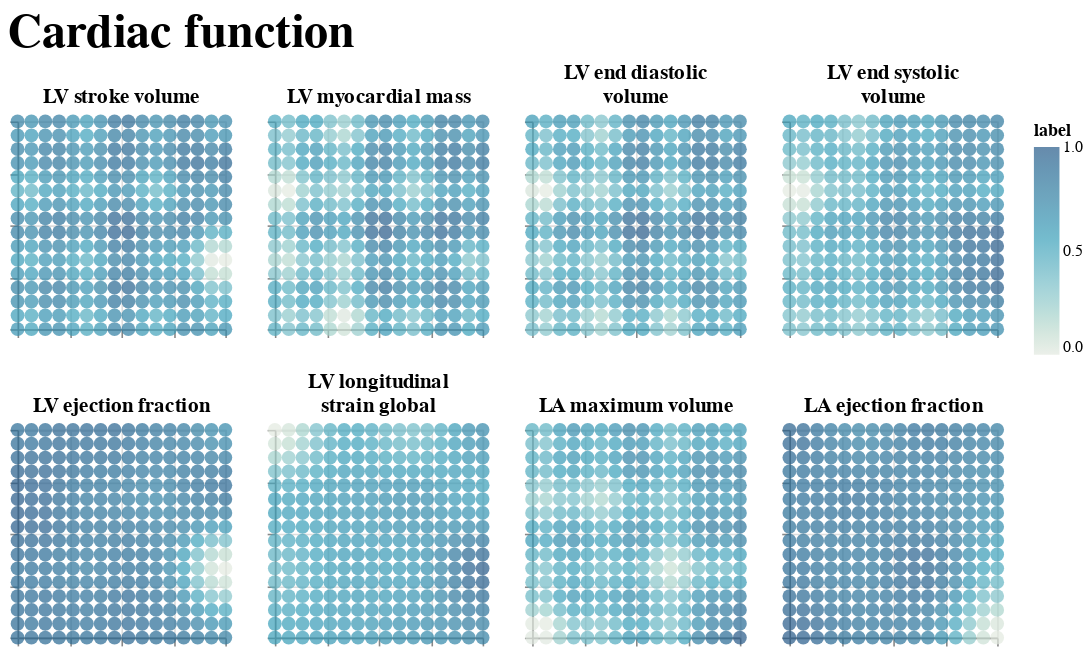

The code cell stored with this chart in its notebook:
### Code cell
### PLOT THE REFERENCES MAPS FOR THE MEMBERSHIP MAP ###

# Reference Vectors for Biological Samples variables #


specific_vars = model_vars_df.loc[model_vars_df["field_id_category"] == "Cardiac and aortic function"]

## Uncomment if you wish to plot only reference maps for specfic variable groups.
## Select an option from the below list and assign it to the group variable
## 'Thrombosis risk markers', 'Inflammation markers','Renal function markers', 'Liver function markers','Cholesterol markers', 'Diabetes risk factor','Gender-related markers'

# group = 'Thrombosis risk markers'
# specific_vars = specific_vars.loc[specific_vars["biological_sample_group"] == group]

refvect_df_plot = refvect_df.loc[:,specific_vars["variable_description"]]


def plot_ref_vect(gtm_matX,label,title,fig_size=(130,130)):
    dfmap = pd.DataFrame(gtm_matX, columns=["x1", "x2"])
    dfmap['label'] = label
    map = alt.Chart(dfmap).mark_circle().encode(
    x=alt.X('x1:Q', axis=alt.Axis(labels=False,title = "")),
    y=alt.Y('x2:Q', axis=alt.Axis(labels=False,title = "")),
        color=alt.Color('label:Q',
                        scale=alt.Scale(scheme='lighttealblue')),
        size=alt.value(75)
        #opacity='density'
    ).properties(title = title,width = fig_size[0], height = fig_size[1]
    )
    return map

refvect_plt = np.asarray(refvect_df_plot).T

ref_vecs = alt.vconcat().properties(
                                            title={
                                                'text': 'Cardiac function',
                                                # 'text': group,
                                                'fontSize': 30
                                            }
                                        )
var = 0
for i in range(2):
    if var >= len(refvect_plt):
        break
    
    row = alt.hconcat()
    for j in range(4):
        if var >= len(refvect_plt):
            break
        title = textwrap.wrap(refvect_df_plot.columns[var],20)
        row |= plot_ref_vect(gtm_model.matX,label=refvect_plt[var,:],title=title)
        var = var + 1
    ref_vecs &= row    

ref_vecs

### Figure 1 — Vega-Lite specification as saved in the notebook (floating-point values rounded to 4 significant figures; data arrays with more than 128 entries replaced by an {"elided": "..."} marker saying what was removed)
{"config": {"view": {"continuousWidth": 300, "continuousHeight": 300}}, "vconcat": [{"hconcat": [{"mark": {"type": "circle"}, "encoding": {"color": {"field": "label", "scale": {"scheme": "lighttealblue"}, "type": "quantitative"}, "size": {"value": 75}, "x": {"axis": {"labels": false, "title": ""}, "field": "x1", "type": "quantitative"}, "y": {"axis": {"labels": false, "title": ""}, "field": "x2", "type": "quantitative"}}, "height": 130, "title": ["LV stroke volume"], "width": 130}, {"data": {"name": "data-15e447655d306a05cba104215796bef1"}, "mark": {"type": "circle"}, "encoding": {"color": {"field": "label", "scale": {"scheme": "lighttealblue"}, "type": "quantitative"}, "size": {"value": 75}, "x": {"axis": {"labels": false, "title": ""}, "field": "x1", "type": "quantitative"}, "y": {"axis": {"labels": false, "title": ""}, "field": "x2", "type": "quantitative"}}, "height": 130, "title": ["LV myocardial mass"], "width": 130}, {"data": {"name": "data-a74ddb015ca824fe904049a50a97d6da"}, "mark": {"type": "circle"}, "encoding": {"color": {"field": "label", "scale": {"scheme": "lighttealblue"}, "type": "quantitative"}, "size": {"value": 75}, "x": {"axis": {"labels": false, "title": ""}, "field": "x1", "type": "quantitative"}, "y": {"axis": {"labels": false, "title": ""}, "field": "x2", "type": "quantitative"}}, "height": 130, "title": ["LV end diastolic", "volume"], "width": 130}, {"data": {"name": "data-883c3c5eb47ac81bcb6632a7ec743e77"}, "mark": {"type": "circle"}, "encoding": {"color": {"field": "label", "scale": {"scheme": "lighttealblue"}, "type": "quantitative"}, "size": {"value": 75}, "x": {"axis": {"labels": false, "title": ""}, "field": "x1", "type": "quantitative"}, "y": {"axis": {"labels": false, "title": ""}, "field": "x2", "type": "quantitative"}}, "height": 130, "title": ["LV end systolic", "volume"], "width": 130}]}, {"hconcat": [{"mark": {"type": "circle"}, "encoding": {"color": {"field": "label", "scale": {"scheme": "lighttealblue"}, "type": "quantitative"}, "size": {"value": 75}, "x": {"axis": {"labels": false, "title": ""}, "field": "x1", "type": "quantitative"}, "y": {"axis": {"labels": false, "title": ""}, "field": "x2", "type": "quantitative"}}, "height": 130, "title": ["LV ejection fraction"], "width": 130}, {"data": {"name": "data-5e117e684aef61e6ffc12b1892249f26"}, "mark": {"type": "circle"}, "encoding": {"color": {"field": "label", "scale": {"scheme": "lighttealblue"}, "type": "quantitative"}, "size": {"value": 75}, "x": {"axis": {"labels": false, "title": ""}, "field": "x1", "type": "quantitative"}, "y": {"axis": {"labels": false, "title": ""}, "field": "x2", "type": "quantitative"}}, "height": 130, "title": ["LV longitudinal", "strain global"], "width": 130}, {"data": {"name": "data-4346fd57bc3a2e56330c8727a57f177b"}, "mark": {"type": "circle"}, "encoding": {"color": {"field": "label", "scale": {"scheme": "lighttealblue"}, "type": "quantitative"}, "size": {"value": 75}, "x": {"axis": {"labels": false, "title": ""}, "field": "x1", "type": "quantitative"}, "y": {"axis": {"labels": false, "title": ""}, "field": "x2", "type": "quantitative"}}, "height": 130, "title": ["LA maximum volume"], "width": 130}, {"data": {"name": "data-783164147f8183c7b7482ccc1f9a6ef6"}, "mark": {"type": "circle"}, "encoding": {"color": {"field": "label", "scale": {"scheme": "lighttealblue"}, "type": "quantitative"}, "size": {"value": 75}, "x": {"axis": {"labels": false, "title": ""}, "field": "x1", "type": "quantitative"}, "y": {"axis": {"labels": false, "title": ""}, "field": "x2", "type": "quantitative"}}, "height": 130, "title": ["LA ejection fraction"], "width": 130}], "data": {"name": "data-3c8d4800b0d5a9aecf842d06de2e01a7"}}], "data": {"name": "data-96d33175a1807d21b56e0d3cbd8276d2"}, "title": {"text": "Cardiac function", "fontSize": 30}, "$schema": "https://vega.github.io/schema/vega-lite/v5.20.1.json", "datasets": {"data-96d33175a1807d21b56e0d3cbd8276d2": {"elided": "256 records"}, "data-15e447655d306a05cba104215796bef1": {"elided": "256 records"}, "data-a74ddb015ca824fe904049a50a97d6da": {"elided": "256 records"}, "data-883c3c5eb47ac81bcb6632a7ec743e77": {"elided": "256 records"}, "data-3c8d4800b0d5a9aecf842d06de2e01a7": {"elided": "256 records"}, "data-5e117e684aef61e6ffc12b1892249f26": {"elided": "256 records"}, "data-4346fd57bc3a2e56330c8727a57f177b": {"elided": "256 records"}, "data-783164147f8183c7b7482ccc1f9a6ef6": {"elided": "256 records"}}}
